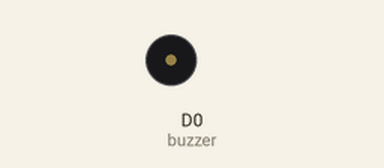
The sketch below on a simulated ESP8266 (NodeMCU). Shown: buzzer (waves = sounding).

Above: at 0.15 s.
At 39.8 s:
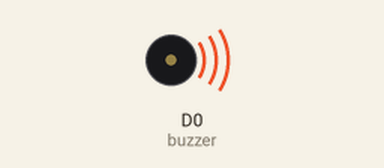
Timing chart, 0 to 40.0 s (numbered marks = the images above):
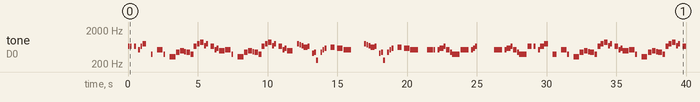

The sketch:

code.ino
```cpp
#define buzzer D0 // Nodemcu v2 ใช้ D0 , Nodemcu v3 ใช้ D4

const int songspeed = 1.5; //Change to 2 for a slower version of the song, the bigger the number the slower the song

#define NOTE_B0  31
#define NOTE_C1  33
#define NOTE_CS1 35
#define NOTE_D1  37
#define NOTE_DS1 39
#define NOTE_E1  41
#define NOTE_F1  44
#define NOTE_FS1 46
#define NOTE_G1  49
#define NOTE_GS1 52
#define NOTE_A1  55
#define NOTE_AS1 58
#define NOTE_B1  62
#define NOTE_C2  65
#define NOTE_CS2 69
#define NOTE_D2  73
#define NOTE_DS2 78
#define NOTE_E2  82
#define NOTE_F2  87
#define NOTE_FS2 93
#define NOTE_G2  98
#define NOTE_GS2 104
#define NOTE_A2  110
#define NOTE_AS2 117
#define NOTE_B2  123
#define NOTE_C3  131
#define NOTE_CS3 139
#define NOTE_D3  147
#define NOTE_DS3 156
#define NOTE_E3  165
#define NOTE_F3  175
#define NOTE_FS3 185
#define NOTE_G3  196
#define NOTE_GS3 208
#define NOTE_A3  220
#define NOTE_AS3 233
#define NOTE_B3  247
#define NOTE_C4  262
#define NOTE_CS4 277
#define NOTE_D4  294
#define NOTE_DS4 311
#define NOTE_E4  330
#define NOTE_F4  349
#define NOTE_FS4 370
#define NOTE_G4  392
#define NOTE_GS4 415
#define NOTE_A4  440
#define NOTE_AS4 466
#define NOTE_B4  494
#define NOTE_C5  523
#define NOTE_CS5 554
#define NOTE_D5  587
#define NOTE_DS5 622
#define NOTE_E5  659
#define NOTE_F5  698
#define NOTE_FS5 740
#define NOTE_G5  784
#define NOTE_GS5 831
#define NOTE_A5  880
#define NOTE_AS5 932
#define NOTE_B5  988
#define NOTE_C6  1047
#define NOTE_CS6 1109
#define NOTE_D6  1175
#define NOTE_DS6 1245
#define NOTE_E6  1319
#define NOTE_F6  1397
#define NOTE_FS6 1480
#define NOTE_G6  1568
#define NOTE_GS6 1661
#define NOTE_A6  1760
#define NOTE_AS6 1865
#define NOTE_B6  1976
#define NOTE_C7  2093
#define NOTE_CS7 2217
#define NOTE_D7  2349
#define NOTE_DS7 2489
#define NOTE_E7  2637
#define NOTE_F7  2794
#define NOTE_FS7 2960
#define NOTE_G7  3136
#define NOTE_GS7 3322
#define NOTE_A7  3520
#define NOTE_AS7 3729
#define NOTE_B7  3951
#define NOTE_C8  4186
#define NOTE_CS8 4435
#define NOTE_D8  4699
#define NOTE_DS8 4978
#define REST      0


//Mario
// change this to make the song slower or faster
int tempo = 200;


// notes of the moledy followed by the duration.
// a 4 means a quarter note, 8 an eighteenth , 16 sixteenth, so on
// !!negative numbers are used to represent dotted notes,
// so -4 means a dotted quarter note, that is, a quarter plus an eighteenth!!
int melody[] = {

  // Super Mario Bros theme
  // Score available at https://musescore.com/user/2123/scores/2145
  // Theme by Koji Kondo


  NOTE_E5,8, NOTE_E5,8, REST,8, NOTE_E5,8, REST,8, NOTE_C5,8, NOTE_E5,8, //1
  NOTE_G5,4, REST,4, NOTE_G4,8, REST,4,
  NOTE_C5,-4, NOTE_G4,8, REST,4, NOTE_E4,-4, // 3
  NOTE_A4,4, NOTE_B4,4, NOTE_AS4,8, NOTE_A4,4,
  NOTE_G4,-8, NOTE_E5,-8, NOTE_G5,-8, NOTE_A5,4, NOTE_F5,8, NOTE_G5,8,
  REST,8, NOTE_E5,4,NOTE_C5,8, NOTE_D5,8, NOTE_B4,-4,
  NOTE_C5,-4, NOTE_G4,8, REST,4, NOTE_E4,-4, // repeats from 3
  NOTE_A4,4, NOTE_B4,4, NOTE_AS4,8, NOTE_A4,4,
  NOTE_G4,-8, NOTE_E5,-8, NOTE_G5,-8, NOTE_A5,4, NOTE_F5,8, NOTE_G5,8,
  REST,8, NOTE_E5,4,NOTE_C5,8, NOTE_D5,8, NOTE_B4,-4,


  REST,4, NOTE_G5,8, NOTE_FS5,8, NOTE_F5,8, NOTE_DS5,4, NOTE_E5,8,//7
  REST,8, NOTE_GS4,8, NOTE_A4,8, NOTE_C4,8, REST,8, NOTE_A4,8, NOTE_C5,8, NOTE_D5,8,
  REST,4, NOTE_DS5,4, REST,8, NOTE_D5,-4,
  NOTE_C5,2, REST,2,

  REST,4, NOTE_G5,8, NOTE_FS5,8, NOTE_F5,8, NOTE_DS5,4, NOTE_E5,8,//repeats from 7
  REST,8, NOTE_GS4,8, NOTE_A4,8, NOTE_C4,8, REST,8, NOTE_A4,8, NOTE_C5,8, NOTE_D5,8,
  REST,4, NOTE_DS5,4, REST,8, NOTE_D5,-4,
  NOTE_C5,2, REST,2,

  NOTE_C5,8, NOTE_C5,4, NOTE_C5,8, REST,8, NOTE_C5,8, NOTE_D5,4,//11
  NOTE_E5,8, NOTE_C5,4, NOTE_A4,8, NOTE_G4,2,

  NOTE_C5,8, NOTE_C5,4, NOTE_C5,8, REST,8, NOTE_C5,8, NOTE_D5,8, NOTE_E5,8,//13
  REST,1,
  NOTE_C5,8, NOTE_C5,4, NOTE_C5,8, REST,8, NOTE_C5,8, NOTE_D5,4,
  NOTE_E5,8, NOTE_C5,4, NOTE_A4,8, NOTE_G4,2,
  NOTE_E5,8, NOTE_E5,8, REST,8, NOTE_E5,8, REST,8, NOTE_C5,8, NOTE_E5,4,
  NOTE_G5,4, REST,4, NOTE_G4,4, REST,4,
  NOTE_C5,-4, NOTE_G4,8, REST,4, NOTE_E4,-4, // 19

  NOTE_A4,4, NOTE_B4,4, NOTE_AS4,8, NOTE_A4,4,
  NOTE_G4,-8, NOTE_E5,-8, NOTE_G5,-8, NOTE_A5,4, NOTE_F5,8, NOTE_G5,8,
  REST,8, NOTE_E5,4, NOTE_C5,8, NOTE_D5,8, NOTE_B4,-4,

  NOTE_C5,-4, NOTE_G4,8, REST,4, NOTE_E4,-4, // repeats from 19
  NOTE_A4,4, NOTE_B4,4, NOTE_AS4,8, NOTE_A4,4,
  NOTE_G4,-8, NOTE_E5,-8, NOTE_G5,-8, NOTE_A5,4, NOTE_F5,8, NOTE_G5,8,
  REST,8, NOTE_E5,4, NOTE_C5,8, NOTE_D5,8, NOTE_B4,-4,

  NOTE_E5,8, NOTE_C5,4, NOTE_G4,8, REST,4, NOTE_GS4,4,//23
  NOTE_A4,8, NOTE_F5,4, NOTE_F5,8, NOTE_A4,2,
  NOTE_D5,-8, NOTE_A5,-8, NOTE_A5,-8, NOTE_A5,-8, NOTE_G5,-8, NOTE_F5,-8,

  NOTE_E5,8, NOTE_C5,4, NOTE_A4,8, NOTE_G4,2, //26
  NOTE_E5,8, NOTE_C5,4, NOTE_G4,8, REST,4, NOTE_GS4,4,
  NOTE_A4,8, NOTE_F5,4, NOTE_F5,8, NOTE_A4,2,
  NOTE_B4,8, NOTE_F5,4, NOTE_F5,8, NOTE_F5,-8, NOTE_E5,-8, NOTE_D5,-8,
  NOTE_C5,8, NOTE_E4,4, NOTE_E4,8, NOTE_C4,2,

  NOTE_E5,8, NOTE_C5,4, NOTE_G4,8, REST,4, NOTE_GS4,4,//repeats from 23
  NOTE_A4,8, NOTE_F5,4, NOTE_F5,8, NOTE_A4,2,
  NOTE_D5,-8, NOTE_A5,-8, NOTE_A5,-8, NOTE_A5,-8, NOTE_G5,-8, NOTE_F5,-8,

  NOTE_E5,8, NOTE_C5,4, NOTE_A4,8, NOTE_G4,2, //26
  NOTE_E5,8, NOTE_C5,4, NOTE_G4,8, REST,4, NOTE_GS4,4,
  NOTE_A4,8, NOTE_F5,4, NOTE_F5,8, NOTE_A4,2,
  NOTE_B4,8, NOTE_F5,4, NOTE_F5,8, NOTE_F5,-8, NOTE_E5,-8, NOTE_D5,-8,
  NOTE_C5,8, NOTE_E4,4, NOTE_E4,8, NOTE_C4,2,
  NOTE_C5,8, NOTE_C5,4, NOTE_C5,8, REST,8, NOTE_C5,8, NOTE_D5,8, NOTE_E5,8,
  REST,1,

  NOTE_C5,8, NOTE_C5,4, NOTE_C5,8, REST,8, NOTE_C5,8, NOTE_D5,4, //33
  NOTE_E5,8, NOTE_C5,4, NOTE_A4,8, NOTE_G4,2,
  NOTE_E5,8, NOTE_E5,8, REST,8, NOTE_E5,8, REST,8, NOTE_C5,8, NOTE_E5,4,
  NOTE_G5,4, REST,4, NOTE_G4,4, REST,4,
  NOTE_E5,8, NOTE_C5,4, NOTE_G4,8, REST,4, NOTE_GS4,4,
  NOTE_A4,8, NOTE_F5,4, NOTE_F5,8, NOTE_A4,2,
  NOTE_D5,-8, NOTE_A5,-8, NOTE_A5,-8, NOTE_A5,-8, NOTE_G5,-8, NOTE_F5,-8,

  NOTE_E5,8, NOTE_C5,4, NOTE_A4,8, NOTE_G4,2, //40
  NOTE_E5,8, NOTE_C5,4, NOTE_G4,8, REST,4, NOTE_GS4,4,
  NOTE_A4,8, NOTE_F5,4, NOTE_F5,8, NOTE_A4,2,
  NOTE_B4,8, NOTE_F5,4, NOTE_F5,8, NOTE_F5,-8, NOTE_E5,-8, NOTE_D5,-8,
  NOTE_C5,8, NOTE_E4,4, NOTE_E4,8, NOTE_C4,2,

  //game over sound
  NOTE_C5,-4, NOTE_G4,-4, NOTE_E4,4, //45
  NOTE_A4,-8, NOTE_B4,-8, NOTE_A4,-8, NOTE_GS4,-8, NOTE_AS4,-8, NOTE_GS4,-8,
  NOTE_G4,8, NOTE_D4,8, NOTE_E4,-2,


  // Game of Thrones
  // Score available at https://musescore.com/user/8407786/scores/2156716

  NOTE_G4,8, NOTE_C4,8, NOTE_DS4,16, NOTE_F4,16, NOTE_G4,8, NOTE_C4,8, NOTE_DS4,16, NOTE_F4,16, //1
  NOTE_G4,8, NOTE_C4,8, NOTE_DS4,16, NOTE_F4,16, NOTE_G4,8, NOTE_C4,8, NOTE_DS4,16, NOTE_F4,16,
  NOTE_G4,8, NOTE_C4,8, NOTE_E4,16, NOTE_F4,16, NOTE_G4,8, NOTE_C4,8, NOTE_E4,16, NOTE_F4,16,
  NOTE_G4,8, NOTE_C4,8, NOTE_E4,16, NOTE_F4,16, NOTE_G4,8, NOTE_C4,8, NOTE_E4,16, NOTE_F4,16,
  NOTE_G4,-4, NOTE_C4,-4,//5

  NOTE_DS4,16, NOTE_F4,16, NOTE_G4,4, NOTE_C4,4, NOTE_DS4,16, NOTE_F4,16, //6
  NOTE_D4,-1, //7 and 8
  NOTE_F4,-4, NOTE_AS3,-4,
  NOTE_DS4,16, NOTE_D4,16, NOTE_F4,4, NOTE_AS3,-4,
  NOTE_DS4,16, NOTE_D4,16, NOTE_C4,-1, //11 and 12

  //repeats from 5
  NOTE_G4,-4, NOTE_C4,-4,//5

  NOTE_DS4,16, NOTE_F4,16, NOTE_G4,4, NOTE_C4,4, NOTE_DS4,16, NOTE_F4,16, //6
  NOTE_D4,-1, //7 and 8
  NOTE_F4,-4, NOTE_AS3,-4,
  NOTE_DS4,16, NOTE_D4,16, NOTE_F4,4, NOTE_AS3,-4,
  NOTE_DS4,16, NOTE_D4,16, NOTE_C4,-1, //11 and 12
  NOTE_G4,-4, NOTE_C4,-4,
  NOTE_DS4,16, NOTE_F4,16, NOTE_G4,4,  NOTE_C4,4, NOTE_DS4,16, NOTE_F4,16,

  NOTE_D4,-2,//15
  NOTE_F4,-4, NOTE_AS3,-4,
  NOTE_D4,-8, NOTE_DS4,-8, NOTE_D4,-8, NOTE_AS3,-8,
  NOTE_C4,-1,
  NOTE_C5,-2,
  NOTE_AS4,-2,
  NOTE_C4,-2,
  NOTE_G4,-2,
  NOTE_DS4,-2,
  NOTE_DS4,-4, NOTE_F4,-4,
  NOTE_G4,-1,

  NOTE_C5,-2,//28
  NOTE_AS4,-2,
  NOTE_C4,-2,
  NOTE_G4,-2,
  NOTE_DS4,-2,
  NOTE_DS4,-4, NOTE_D4,-4,
  NOTE_C5,8, NOTE_G4,8, NOTE_GS4,16, NOTE_AS4,16, NOTE_C5,8, NOTE_G4,8, NOTE_GS4,16, NOTE_AS4,16,
  NOTE_C5,8, NOTE_G4,8, NOTE_GS4,16, NOTE_AS4,16, NOTE_C5,8, NOTE_G4,8, NOTE_GS4,16, NOTE_AS4,16,

  REST,4, NOTE_GS5,16, NOTE_AS5,16, NOTE_C6,8, NOTE_G5,8, NOTE_GS5,16, NOTE_AS5,16,
  NOTE_C6,8, NOTE_G5,16, NOTE_GS5,16, NOTE_AS5,16, NOTE_C6,8, NOTE_G5,8, NOTE_GS5,16, NOTE_AS5,16,


  // Never Gonna Give You Up - Rick Astley
  // Score available at https://musescore.com/chlorondria_5/never-gonna-give-you-up_alto-sax
  // Arranged by Chlorondria

  NOTE_D5,-4, NOTE_E5,-4, NOTE_A4,4, //1
  NOTE_E5,-4, NOTE_FS5,-4, NOTE_A5,16, NOTE_G5,16, NOTE_FS5,8,
  NOTE_D5,-4, NOTE_E5,-4, NOTE_A4,2,
  NOTE_A4,16, NOTE_A4,16, NOTE_B4,16, NOTE_D5,8, NOTE_D5,16,
  NOTE_D5,-4, NOTE_E5,-4, NOTE_A4,4, //repeat from 1
  NOTE_E5,-4, NOTE_FS5,-4, NOTE_A5,16, NOTE_G5,16, NOTE_FS5,8,
  NOTE_D5,-4, NOTE_E5,-4, NOTE_A4,2,
  NOTE_A4,16, NOTE_A4,16, NOTE_B4,16, NOTE_D5,8, NOTE_D5,16,
  REST,4, NOTE_B4,8, NOTE_CS5,8, NOTE_D5,8, NOTE_D5,8, NOTE_E5,8, NOTE_CS5,-8,
  NOTE_B4,16, NOTE_A4,2, REST,4,

  REST,8, NOTE_B4,8, NOTE_B4,8, NOTE_CS5,8, NOTE_D5,8, NOTE_B4,4, NOTE_A4,8, //7
  NOTE_A5,8, REST,8, NOTE_A5,8, NOTE_E5,-4, REST,4,
  NOTE_B4,8, NOTE_B4,8, NOTE_CS5,8, NOTE_D5,8, NOTE_B4,8, NOTE_D5,8, NOTE_E5,8, REST,8,
  REST,8, NOTE_CS5,8, NOTE_B4,8, NOTE_A4,-4, REST,4,
  REST,8, NOTE_B4,8, NOTE_B4,8, NOTE_CS5,8, NOTE_D5,8, NOTE_B4,8, NOTE_A4,4,
  NOTE_E5,8, NOTE_E5,8, NOTE_E5,8, NOTE_FS5,8, NOTE_E5,4, REST,4,

  NOTE_D5,2, NOTE_E5,8, NOTE_FS5,8, NOTE_D5,8, //13
  NOTE_E5,8, NOTE_E5,8, NOTE_E5,8, NOTE_FS5,8, NOTE_E5,4, NOTE_A4,4,
  REST,2, NOTE_B4,8, NOTE_CS5,8, NOTE_D5,8, NOTE_B4,8,
  REST,8, NOTE_E5,8, NOTE_FS5,8, NOTE_E5,-4, NOTE_A4,16, NOTE_B4,16, NOTE_D5,16, NOTE_B4,16,
  NOTE_FS5,-8, NOTE_FS5,-8, NOTE_E5,-4, NOTE_A4,16, NOTE_B4,16, NOTE_D5,16, NOTE_B4,16,

  NOTE_E5,-8, NOTE_E5,-8, NOTE_D5,-8, NOTE_CS5,16, NOTE_B4,-8, NOTE_A4,16, NOTE_B4,16, NOTE_D5,16, NOTE_B4,16, //18
  NOTE_D5,4, NOTE_E5,8, NOTE_CS5,-8, NOTE_B4,16, NOTE_A4,8, NOTE_A4,8, NOTE_A4,8,
  NOTE_E5,4, NOTE_D5,2, NOTE_A4,16, NOTE_B4,16, NOTE_D5,16, NOTE_B4,16,
  NOTE_FS5,-8, NOTE_FS5,-8, NOTE_E5,-4, NOTE_A4,16, NOTE_B4,16, NOTE_D5,16, NOTE_B4,16,
  NOTE_A5,4, NOTE_CS5,8, NOTE_D5,-8, NOTE_CS5,16, NOTE_B4,8, NOTE_A4,16, NOTE_B4,16, NOTE_D5,16, NOTE_B4,16,

  NOTE_D5,4, NOTE_E5,8, NOTE_CS5,-8, NOTE_B4,16, NOTE_A4,4, NOTE_A4,8,  //23
  NOTE_E5,4, NOTE_D5,2, REST,4,
  REST,8, NOTE_B4,8, NOTE_D5,8, NOTE_B4,8, NOTE_D5,8, NOTE_E5,4, REST,8,
  REST,8, NOTE_CS5,8, NOTE_B4,8, NOTE_A4,-4, REST,4,
  REST,8, NOTE_B4,8, NOTE_B4,8, NOTE_CS5,8, NOTE_D5,8, NOTE_B4,8, NOTE_A4,4,
  REST,8, NOTE_A5,8, NOTE_A5,8, NOTE_E5,8, NOTE_FS5,8, NOTE_E5,8, NOTE_D5,8,

  REST,8, NOTE_A4,8, NOTE_B4,8, NOTE_CS5,8, NOTE_D5,8, NOTE_B4,8, //29
  REST,8, NOTE_CS5,8, NOTE_B4,8, NOTE_A4,-4, REST,4,
  NOTE_B4,8, NOTE_B4,8, NOTE_CS5,8, NOTE_D5,8, NOTE_B4,8, NOTE_A4,4, REST,8,
  REST,8, NOTE_E5,8, NOTE_E5,8, NOTE_FS5,4, NOTE_E5,-4,
  NOTE_D5,2, NOTE_D5,8, NOTE_E5,8, NOTE_FS5,8, NOTE_E5,4,
  NOTE_E5,8, NOTE_E5,8, NOTE_FS5,8, NOTE_E5,8, NOTE_A4,8, NOTE_A4,4,

  REST,-4, NOTE_A4,8, NOTE_B4,8, NOTE_CS5,8, NOTE_D5,8, NOTE_B4,8, //35
  REST,8, NOTE_E5,8, NOTE_FS5,8, NOTE_E5,-4, NOTE_A4,16, NOTE_B4,16, NOTE_D5,16, NOTE_B4,16,
  NOTE_FS5,-8, NOTE_FS5,-8, NOTE_E5,-4, NOTE_A4,16, NOTE_B4,16, NOTE_D5,16, NOTE_B4,16,
  NOTE_E5,-8, NOTE_E5,-8, NOTE_D5,-8, NOTE_CS5,16, NOTE_B4,8, NOTE_A4,16, NOTE_B4,16, NOTE_D5,16, NOTE_B4,16,
  NOTE_D5,4, NOTE_E5,8, NOTE_CS5,-8, NOTE_B4,16, NOTE_A4,4, NOTE_A4,8,

   NOTE_E5,4, NOTE_D5,2, NOTE_A4,16, NOTE_B4,16, NOTE_D5,16, NOTE_B4,16, //40
  NOTE_FS5,-8, NOTE_FS5,-8, NOTE_E5,-4, NOTE_A4,16, NOTE_B4,16, NOTE_D5,16, NOTE_B4,16,
  NOTE_A5,4, NOTE_CS5,8, NOTE_D5,-8, NOTE_CS5,16, NOTE_B4,8, NOTE_A4,16, NOTE_B4,16, NOTE_D5,16, NOTE_B4,16,
  NOTE_D5,4, NOTE_E5,8, NOTE_CS5,-8, NOTE_B4,16, NOTE_A4,4, NOTE_A4,8,
  NOTE_E5,4, NOTE_D5,2, NOTE_A4,16, NOTE_B4,16, NOTE_D5,16, NOTE_B4,16,

  NOTE_FS5,-8, NOTE_FS5,-8, NOTE_E5,-4, NOTE_A4,16, NOTE_B4,16, NOTE_D5,16, NOTE_B4,16, //45
  NOTE_A5,4, NOTE_CS5,8, NOTE_D5,-8, NOTE_CS5,16, NOTE_B4,8, NOTE_A4,16, NOTE_B4,16, NOTE_D5,16, NOTE_B4,16,
  NOTE_D5,4, NOTE_E5,8, NOTE_CS5,-8, NOTE_B4,16, NOTE_A4,4, NOTE_A4,8,
  NOTE_E5,4, NOTE_D5,2, NOTE_A4,16, NOTE_B4,16, NOTE_D5,16, NOTE_B4,16,
  NOTE_FS5,-8, NOTE_FS5,-8, NOTE_E5,-4, NOTE_A4,16, NOTE_B4,16, NOTE_D5,16, NOTE_B4,16, //45

  NOTE_A5,4, NOTE_CS5,8, NOTE_D5,-8, NOTE_CS5,16, NOTE_B4,8, NOTE_A4,16, NOTE_B4,16, NOTE_D5,16, NOTE_B4,16,
  NOTE_D5,4, NOTE_E5,8, NOTE_CS5,-8, NOTE_B4,16, NOTE_A4,4, NOTE_A4,8,

  NOTE_E5,4, NOTE_D5,2, REST,4,

  // Happy Birthday
  // Score available at https://musescore.com/user/8221/scores/26906

  NOTE_C4,4, NOTE_C4,8,
  NOTE_D4,-4, NOTE_C4,-4, NOTE_F4,-4,
  NOTE_E4,-2, NOTE_C4,4, NOTE_C4,8,
  NOTE_D4,-4, NOTE_C4,-4, NOTE_G4,-4,
  NOTE_F4,-2, NOTE_C4,4, NOTE_C4,8,

  NOTE_C5,-4, NOTE_A4,-4, NOTE_F4,-4,
  NOTE_E4,-4, NOTE_D4,-4, NOTE_AS4,4, NOTE_AS4,8,
  NOTE_A4,-4, NOTE_F4,-4, NOTE_G4,-4,
  NOTE_F4,-2,
  // notes of the moledy followed by the duration.
// a 4 means a quarter note, 8 an eighteenth , 16 sixteenth, so on
// !!negative numbers are used to represent dotted notes,
// so -4 means a dotted quarter note, that is, a quarter plus an eighteenth!!


  // Hedwig's theme fromn the Harry Potter Movies
  // Socre from https://musescore.com/user/3811306/scores/4906610

  REST, 2, NOTE_D4, 4,
  NOTE_G4, -4, NOTE_AS4, 8, NOTE_A4, 4,
  NOTE_G4, 2, NOTE_D5, 4,
  NOTE_C5, -2,
  NOTE_A4, -2,
  NOTE_G4, -4, NOTE_AS4, 8, NOTE_A4, 4,
  NOTE_F4, 2, NOTE_GS4, 4,
  NOTE_D4, -1,
  NOTE_D4, 4,

  NOTE_G4, -4, NOTE_AS4, 8, NOTE_A4, 4, //10
  NOTE_G4, 2, NOTE_D5, 4,
  NOTE_F5, 2, NOTE_E5, 4,
  NOTE_DS5, 2, NOTE_B4, 4,
  NOTE_DS5, -4, NOTE_D5, 8, NOTE_CS5, 4,
  NOTE_CS4, 2, NOTE_B4, 4,
  NOTE_G4, -1,
  NOTE_AS4, 4,

  NOTE_D5, 2, NOTE_AS4, 4,//18
  NOTE_D5, 2, NOTE_AS4, 4,
  NOTE_DS5, 2, NOTE_D5, 4,
  NOTE_CS5, 2, NOTE_A4, 4,
  NOTE_AS4, -4, NOTE_D5, 8, NOTE_CS5, 4,
  NOTE_CS4, 2, NOTE_D4, 4,
  NOTE_D5, -1,
  REST,4, NOTE_AS4,4,

  NOTE_D5, 2, NOTE_AS4, 4,//26
  NOTE_D5, 2, NOTE_AS4, 4,
  NOTE_F5, 2, NOTE_E5, 4,
  NOTE_DS5, 2, NOTE_B4, 4,
  NOTE_DS5, -4, NOTE_D5, 8, NOTE_CS5, 4,
  NOTE_CS4, 2, NOTE_AS4, 4,
  NOTE_G4, -1,

  //nokia
  NOTE_E5, 8, NOTE_D5, 8, NOTE_FS4, 4, NOTE_GS4, 4,
  NOTE_CS5, 8, NOTE_B4, 8, NOTE_D4, 4, NOTE_E4, 4,
  NOTE_B4, 8, NOTE_A4, 8, NOTE_CS4, 4, NOTE_E4, 4,
  NOTE_A4, 2,


};

// sizeof gives the number of bytes, each int value is composed of two bytes (16 bits)
// there are two values per note (pitch and duration), so for each note there are four bytes
int notes = sizeof(melody) / sizeof(melody[0]) / 2;

// this calculates the duration of a whole note in ms
int wholenote = (60000 * 4) / tempo;

int divider = 0, noteDuration = 0;

void setup() {
  pinMode(buzzer, OUTPUT);//buzzer

}

void loop() {
   for (int thisNote = 0; thisNote < notes * 2; thisNote = thisNote + 2) {

    // calculates the duration of each note
    divider = melody[thisNote + 1];
    if (divider > 0) {
      // regular note, just proceed
      noteDuration = (wholenote) / divider;
    } else if (divider < 0) {
      // dotted notes are represented with negative durations!!
      noteDuration = (wholenote) / abs(divider);
      noteDuration *= 1.5; // increases the duration in half for dotted notes
    }

    // we only play the note for 90% of the duration, leaving 10% as a pause
    tone(buzzer, melody[thisNote], noteDuration * 0.9);

    // Wait for the specief duration before playing the next note.
    delay(noteDuration);

    // stop the waveform generation before the next note.
    noTone(buzzer);
  }
  delay(3000);

}
```

Measured:
- by itself, tone on D0 (buzzer): plays 659 Hz for 0.14 s, 659 Hz for 0.14 s, 659 Hz for 0.14 s, 523 Hz for 0.14 s, 659 Hz for 0.14 s, 784 Hz for 0.27 s … (131 notes in this stretch)
